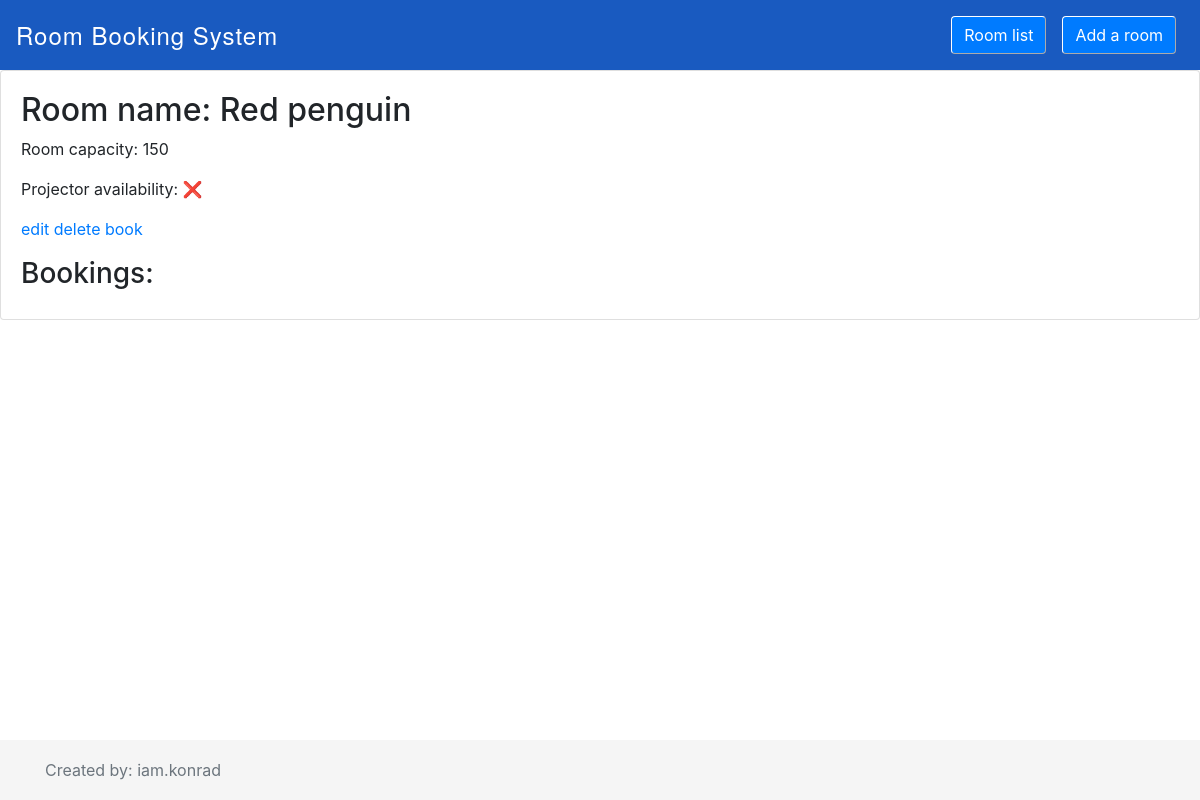
/room/2/, run on an earlier commit of the app's database.
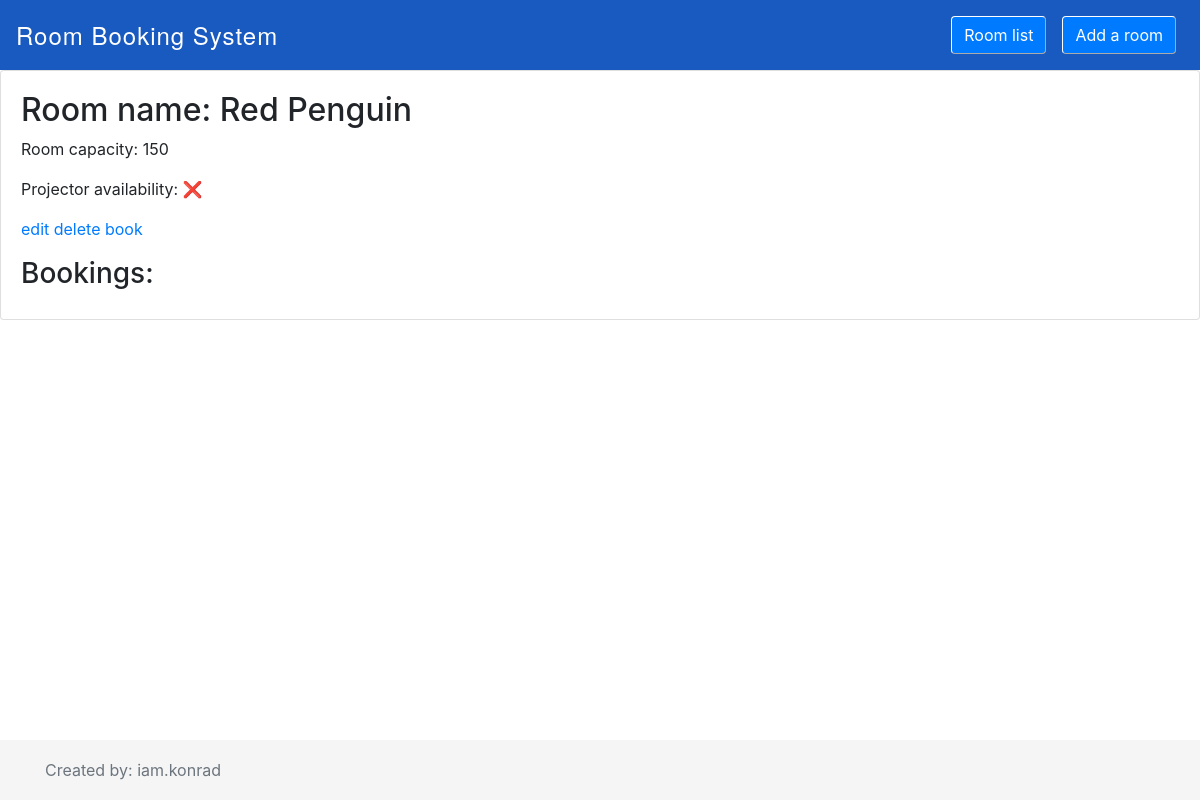
And on a later commit of the database.
### reservation_app/models.py (models this page shows)
class ConferenceRoom(models.Model):
    name=models.CharField(max_length=255, unique=True)
    capacity=models.PositiveIntegerField()
    projector_availability=models.BooleanField(default=False)

### reservation_app/views.py (the view)
# urls.py: path('room/<int:room_id>/', RoomDetailsView.as_view(), name="room-details"),
class RoomDetailsView(View):
    def get(self, request, room_id):
        room = ConferenceRoom.objects.get(id=room_id)
        reservations = room.roomreservation_set.filter(date__gte=str(datetime.date.today())).order_by('date')
        return render(request, "room_details.html", context={"room": room, "reservations": reservations})

### reservation_app/templates/room_details.html (shortened to what this page needs)
<!DOCTYPE html>
<html lang="en">
<head>
  <link rel="stylesheet" href="https://maxcdn.bootstrapcdn.com/bootstrap/4.0.0/css/bootstrap.min.css">
</head>
<body>
<nav class="navbar navbar-expand-lg navbar-dark" style="background-color: #195AC0;">
  <div class="mx-auto">
    <a class="navbar-brand" href="http://127.0.0.1:8000/" style="font-family: 'Helvetica Neue', Arial, sans-serif; font-size: 24px; font-weight: lighter; letter-spacing: 1px; text-decoration: none; color: white;">
      Room Booking System
    </a>
  </div>
  <div class="collapse navbar-collapse" id="navbarNavAltMarkup">
    <div class="navbar-nav ml-auto">
      <a class="nav-item nav-link active" href="http://127.0.0.1:8000/">
        <button class="btn btn-primary" style="border: 1px outset white;">Room list</button>
      </a>
      <a class="nav-item nav-link" href="/room/new/">
        <button class="btn btn-primary" style="border: 1px outset white;">Add a room</button>
      </a>
    </div>
  </div>
</nav>
<div class="card">
  <div class="card-body">
    <h2>Room name: {{ room.name }}</h2>
    <p>Room capacity: {{ room.capacity }}</p>
    <p>Projector availability:
      {% if room.projector_availability %}
        <td class="col-2" style="color:green;">&#10004;</td>
      {% else %}
        <td class="col-2" style="color:red;">&#10060;</td>
      {% endif %}
    </p>
    <p>
      <a href="/room/modify/{{ room.id }}/">edit</a>
      <a href="/room/delete/{{ room.id }}/">delete</a>
      <a href="/room/reserve/{{ room.id }}/">book</a>
    </p>
    <h3>Bookings:</h3>
  </div>
</div>
<footer class="footer">
      <div class="container">
        <span class="text-muted">Created by: iam.konrad</span>
      </div>
    </footer>
</body>
</html>

What changed in the data, as far as the page shows it:
changed ConferenceRoom: name "Red penguin" → "Red Penguin"
